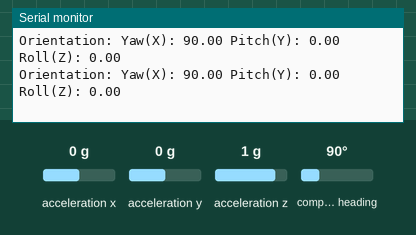
Simulated run of this program. Board: STM32 Nucleo. Parts: the last lines printed to the serial monitor. The inputs (shaded band) are chosen by the test bench; at power-on: acceleration x 0 g, acceleration y 0 g, acceleration z 1 g, compass heading 90°.

Above: at 2.2 s.
2.3 s: acceleration x set to -1.4 g
At 2.33 s:
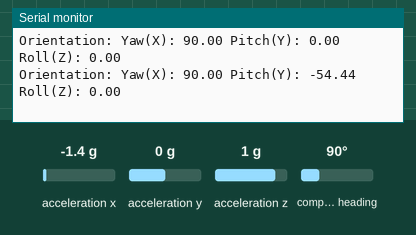
3.8 s: acceleration y set to -1.4 g
At 3.86 s:
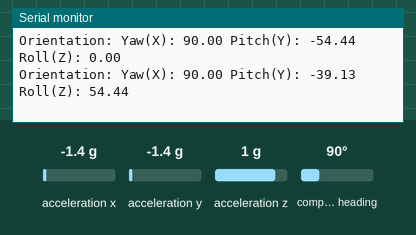
5.3 s: acceleration z set to -1.4 g
At 5.38 s:
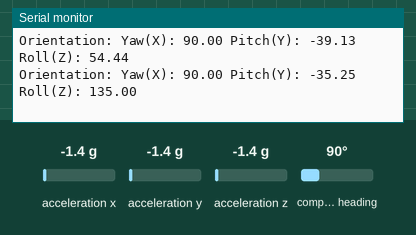
6.8 s: compass heading set to 7°
At 6.81 s:
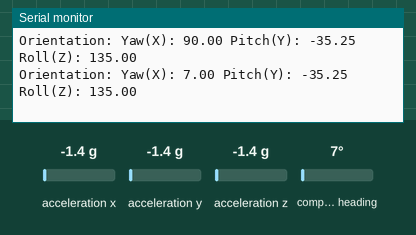
Timing chart, 0 to 9.3 s (numbered marks = the images above; inputs shaded):
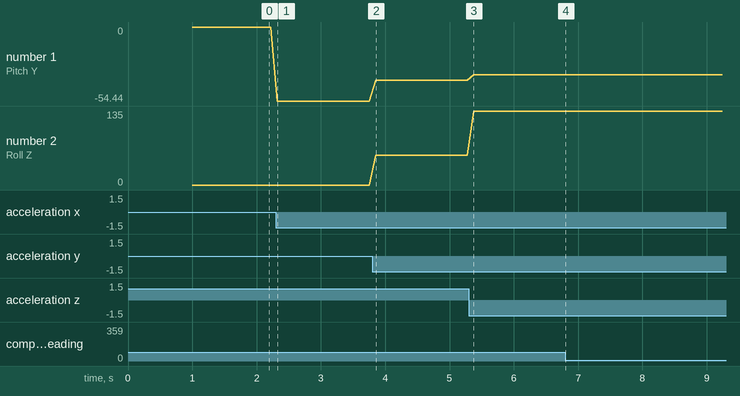

The program:

main.cpp
```cpp
#include <Wire.h>
#include <Adafruit_Sensor.h>
#include <Adafruit_BNO055.h>
#include <SPI.h>


// Create the BNO055 instance
Adafruit_BNO055 bno = Adafruit_BNO055(55);

void setup() {
  // Start serial communication
  Serial.begin(9600);
  // Initialize the BNO055
  if (!bno.begin()) {
    Serial.print("No BNO055 detected. Check wiring or I2C address!");
    while (1);
  }
  delay(1000);
}

void loop() {
  // Get the orientation data
  imu::Vector<3> euler = bno.getVector(Adafruit_BNO055::VECTOR_EULER);
  // Print the orientation data
  Serial.print("Orientation: ");
  Serial.print("Yaw(X): ");
  Serial.print(euler.x());
  Serial.print(" Pitch(Y): ");
  Serial.print(euler.y());
  Serial.print(" Roll(Z): ");
  Serial.println(euler.z());
  // Delay between readings
  delay(100);
}
```

Measured:
- after the input at 2.3 s, the serial monitor: prints a new line at once (image 1)
- after the input at 3.8 s, the serial monitor: prints a new line after 0.05 s (image 2)
- after the input at 5.3 s, the serial monitor: prints a new line after 0.08 s (image 3)
- after the input at 6.8 s, the serial monitor: prints a new line at once (image 4)
- plotted number 1: 0 → -54.44 after the input at 2.3 s, -54.44 → -39.13 after the input at 3.8 s, -39.13 → -35.25 after the input at 5.3 s
- plotted number 2: 0 → 54.44 after the input at 3.8 s, 54.44 → 135 after the input at 5.3 s
